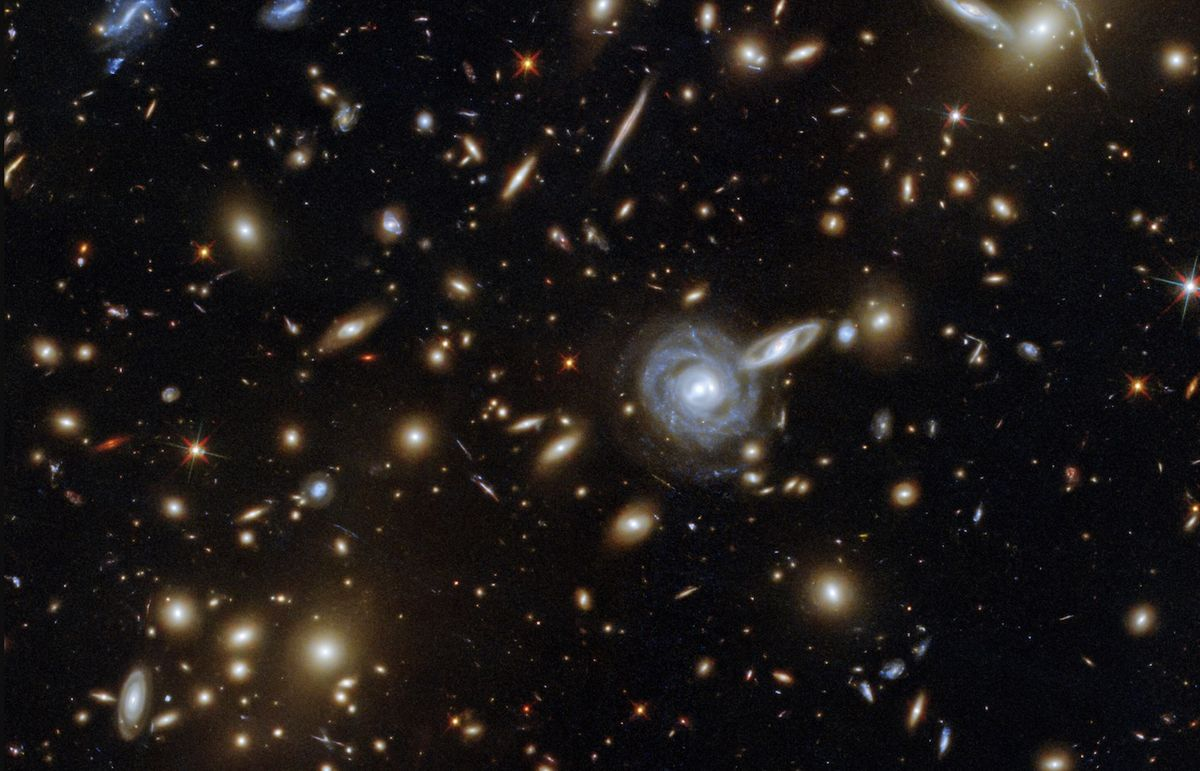
#> input picture jupyter notebooks/original_image.jpg, 1200 x 771 px
$ jupyter execute pre_processing.ipynb
#> lines starting #> are read from the running program, lines starting #| are printed output that depends on the picture
# Classifying existence of Galaxy using Quantum Machine Learning

In the following code notebook, you'll learn how to develop a galaxy detection technique from the telescope image via Quantum Machine Learning.

-----

The accuracy of the model is $86\%$ via a quantum machine learning model from NASA image. The image is further divided into a small $16 \times 16$ image as input data.

-----

Then the data is encoded and trained using a quantum circuit using the parameterized quantum circuit taken from the paper [Expressibilitty and entangling capability of parameterized quantum circuit for hybrid quantum-classical algorithms](https://arxiv.org/abs/1905.10876).

-----

With the high expressibility of the circuit, the model is trained and tested with Cross-Entropy as the Loss function and **L-BFGS** algorithm for optimization.

This algorithm is realized in **PyTorch** and **Qiskit** machine learning module.

## Pre-Processing of Image

Import necessary Libraries for Image pre-processing

[cell 1]
from PIL import Image
import numpy as np
import matplotlib.pyplot as plt
import os

## Pre-Processing Step

The below step takes the original image taken by the telescope which is around $3$ MB each. It reshapes the images in the $2463 \times 2895$ dimensions and normalized, and divided into equal $16 \times 16$ pieces. The results are named by the nymber it represents and saved in the `result` folder in grayscale.

[cell 2]
# Load the original image in grayscale
img = Image.open('original_image.jpg').convert('L')
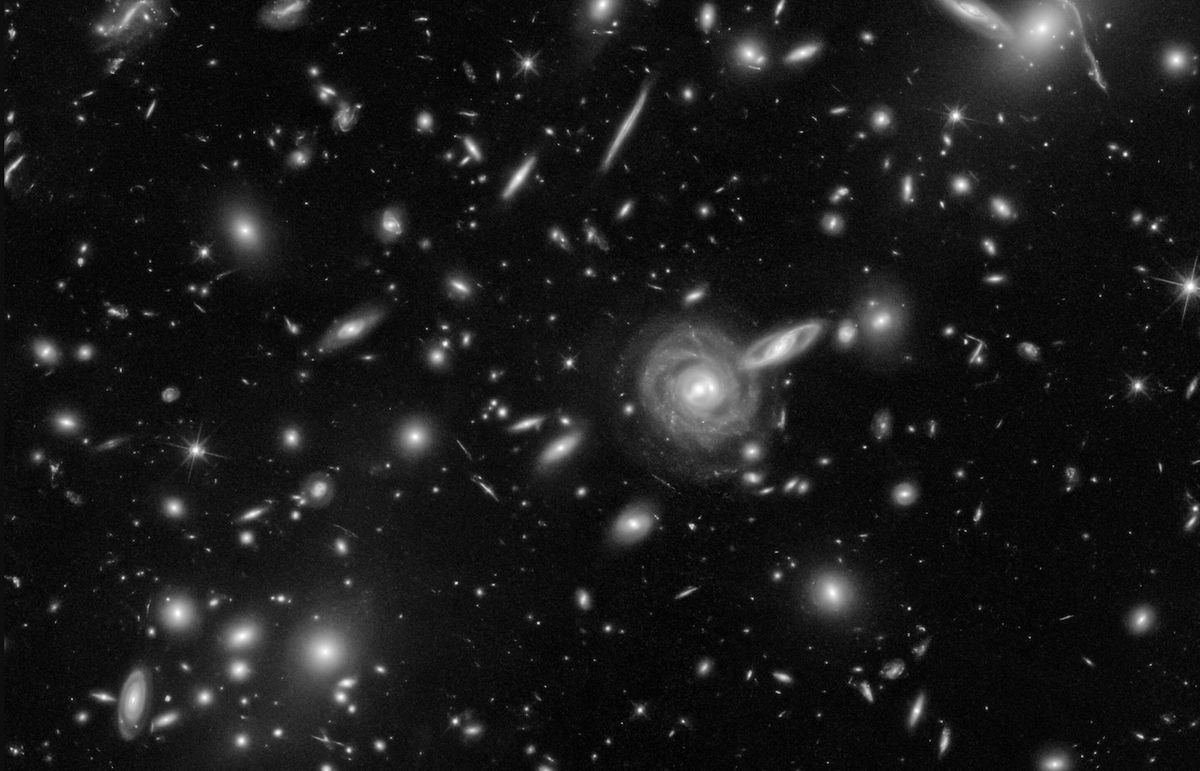
#> img: PIL image 1200x771 L; min 0, max 255, mean 26.3
plt.imshow(img, cmap='gray')
plt.show()

# Get the actual dimensions of the image
width, height = img.size
#> width = 1200; height = 771
print(f"Image dimensions: {width}x{height}")
#| Image dimensions: 1200x771

# Convert image to a numpy array
img = np.asarray(img)

# Define the cut size
cut = 128

# Loop through the image and save each partitioned image
for i in range(height // cut):
    for j in range(width // cut):
        cutimg = img[i * cut:(i + 1) * cut, j * cut:(j + 1) * cut]
        plt.imsave(f'result/{i}_{j}.jpg', cutimg, cmap='gray')
#> this loop made 6 passes
#> pass 1, `plt.imsave(f'result/{i}_{j}.jpg', cutimg, cmap='gray')`:
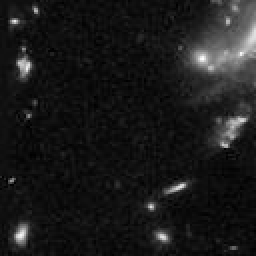
#> saved as 0_0.jpg: shape (128, 128, 3) (shown 2 times larger); min 0, max 255, mean 26.3
#> pass 1, `plt.imsave(f'result/{i}_{j}.jpg', cutimg, cmap='gray')`:
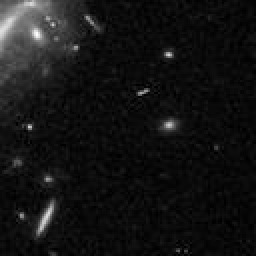
#> saved as 0_1.jpg: shape (128, 128, 3) (shown 2 times larger); min 0, max 255, mean 20.1
#> pass 1, `plt.imsave(f'result/{i}_{j}.jpg', cutimg, cmap='gray')`:
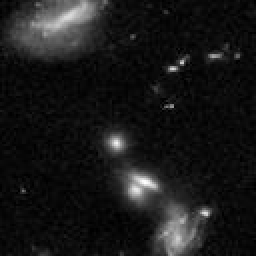
#> saved as 0_2.jpg: shape (128, 128, 3) (shown 2 times larger); min 0, max 255, mean 24.5
#> pass 1, `plt.imsave(f'result/{i}_{j}.jpg', cutimg, cmap='gray')`:
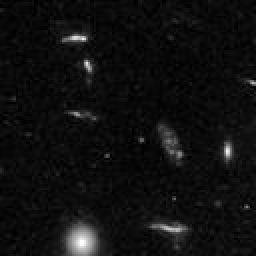
#> saved as 0_3.jpg: shape (128, 128, 3) (shown 2 times larger); min 0, max 255, mean 15.8

print("Image partitioning complete.")

## Visualize one of the Images

Here we'll visualize , one of the images from the result folder , which we will use to further train and test our data.

[cell 3]
# Load the original image and convert it to grayscale
img = Image.open('original_image.jpg').convert('L')
img_array = np.asarray(img)

resize_size = (16, 16)
# Directory to save the partitioned images
result_dir = 'result'
os.makedirs(result_dir, exist_ok=True)

# Partition the image and save each partition as a separate .jpg file
for i in range(img_array.shape[0] // cut):
    for j in range(img_array.shape[1] // cut):
        # Extract the 128x128 partition
        partition = img_array[i*cut:(i+1)*cut, j*cut:(j+1)*cut]

        # Convert to an image and save as a .jpg file
        partition_img = Image.fromarray(partition)
        partition_img.save(f'{result_dir}/{i}_{j}.jpg')
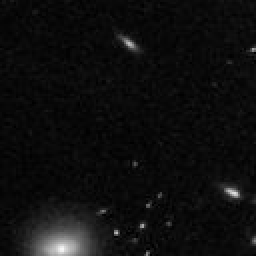
#> partition: shape (128, 128) (shown 2 times larger); min 0, max 247, mean 14.4

# Verify and process each saved partition
for i in range(img_array.shape[0] // cut):
    for j in range(img_array.shape[1] // cut):
        try:
            # Open, resize to 16x16, and convert to grayscale array
            img16 = Image.open(f'{result_dir}/{i}_{j}.jpg').resize(resize_size).convert('L')
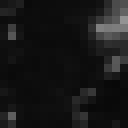
#> img16: PIL image 16x16 L (shown 8 times larger); min 8, max 147, mean 23.3
            img16_array = np.asarray(img16)

            # Display or further process img16_array as needed
            print(f'Processed tile ({i},{j}) - Array shape: {img16_array.shape}')
#| Processed tile (0,0) - Array shape: (16, 16)

        except FileNotFoundError:
            print(f"File {result_dir}/{i}_{j}.jpg not found.")

[cell 4]
# Open the specific image with .jpg extension, resize, and convert to grayscale
img16 = Image.open('result/{}_{}.jpg'.format(5, 1)).resize((16, 16)).convert('L')
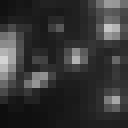
#> img16: PIL image 16x16 L (shown 8 times larger); min 14, max 211, mean 53.7
plt.imshow(img16, cmap='gray')
plt.show()

# Convert to a numpy array for further processing
img16_array = np.asarray(img16, dtype=np.float64).reshape((16, 16))
print("Processed image array shape:", img16_array.shape)
#| Processed image array shape: (16, 16)
